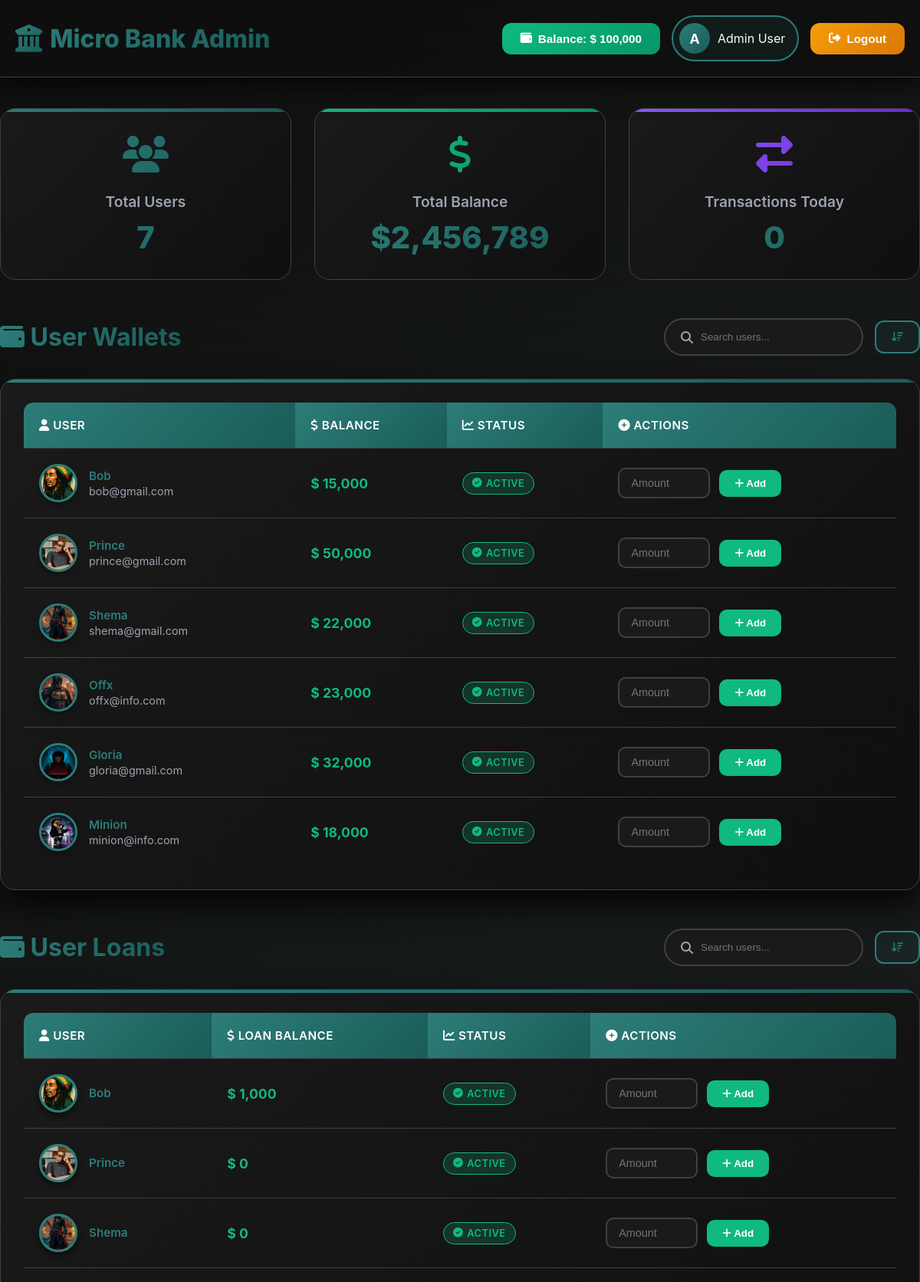
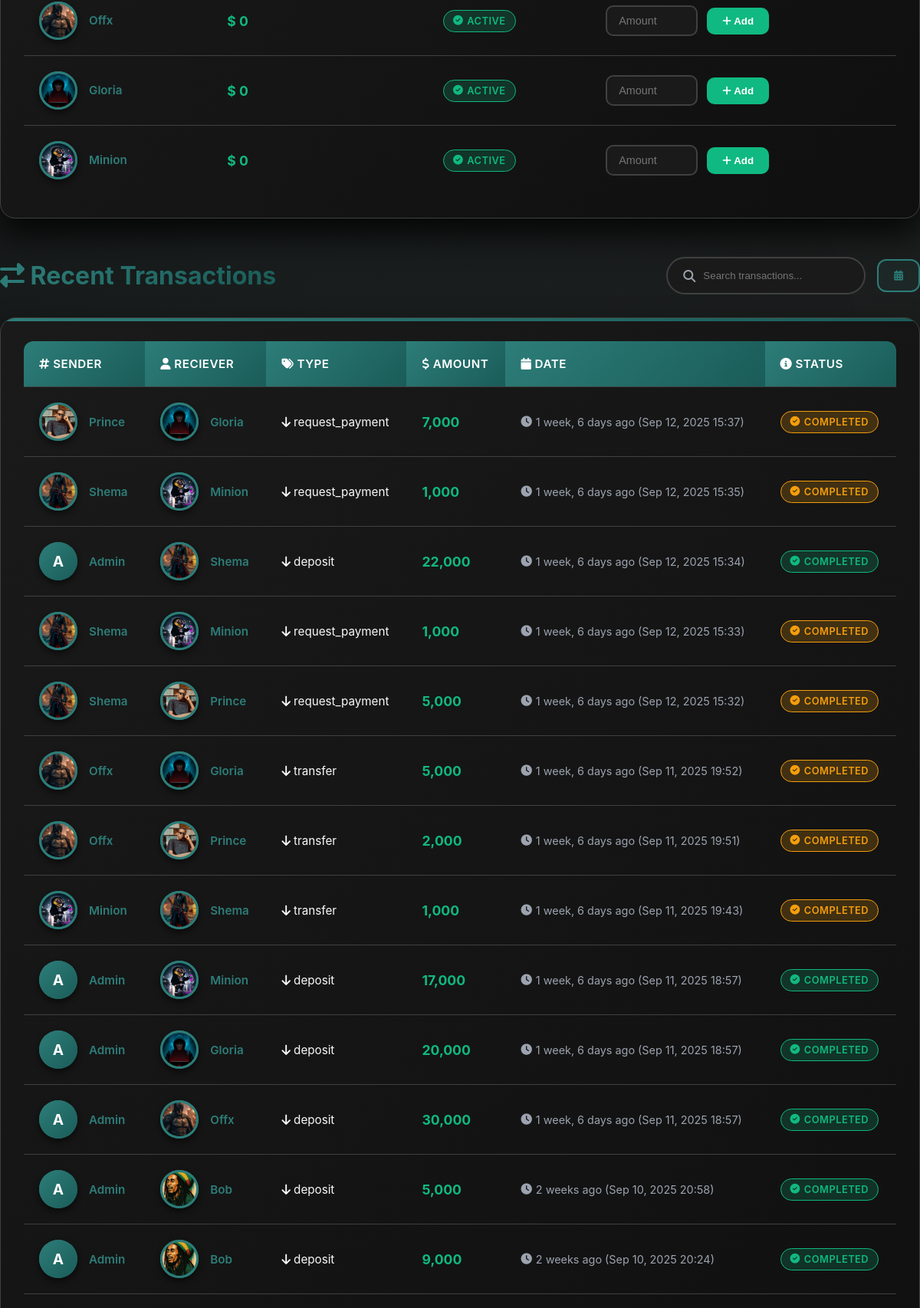
Page /admin-dashboard (signed in, upper part) on the committed database (2 pictures, top to bottom).
### bank/models.py (models this page shows, shortened)
class UserWallet(models.Model):
    user = models.OneToOneField(User, on_delete=models.CASCADE)
    balance = models.DecimalField(max_digits=15, decimal_places=2, default=0)
    loan_balance = models.DecimalField(max_digits=15, decimal_places=2, default=0)

class UserProfile(models.Model):
    user= models.OneToOneField(User, on_delete=models.CASCADE)
    phone= models.CharField(max_length=100)
    profile= models.ImageField(upload_to='images' ,blank=True, null=True)
    added_at= models.DateField(auto_now_add=True)

class Transactions(models.Model):
    PURPOSE_CHOICES = [
        ("deposit", "Deposit"),
        ("loan", "Loan"),
        ("transfer", "Transfer"),
        ("request_payment", "Request Payment"),
    ]
    sender = models.ForeignKey(User, on_delete=models.CASCADE, related_name="sent_transactions", null=True, blank=True)
    receiver = models.ForeignKey(User, on_delete=models.CASCADE, related_name="received_transactions")
    amount = models.DecimalField(max_digits=15, decimal_places=2)
    transaction_at = models.DateTimeField(auto_now_add=True)
    purpose = models.CharField(max_length=20, choices=PURPOSE_CHOICES, default="deposit")

### bank/views.py (the view)
# urls.py: path('admin-dashboard',views.admin_dashboards, name='admin'),
@login_required
def admin_dashboards(request):
    wallets = UserWallet.objects.all()
    transactions = Transactions.objects.all().order_by('-transaction_at')
    today = timezone.now().date()
    trans = Transactions.objects.filter(transaction_at__date=today).count()
    profiles = UserProfile.objects.all()
    users = User.objects.all().count()
    user_wallet= get_object_or_404(UserWallet, user=request.user)
    context = {
        'users': users,
        'user_wallet': user_wallet,
        'wallets': wallets,
        'trans': trans,
        'transactions': transactions,
        'profiles': profiles
    }
    return render(request, 'bank/admin.html', context)

### bank/templates/bank/admin.html (shortened to what this page needs)
<!DOCTYPE html>
<html lang="en">
<head>
    <link rel="stylesheet" href="https://cdnjs.cloudflare.com/ajax/libs/font-awesome/6.5.0/css/all.min.css">
</head>
<body>
    {% load humanize%}
<header class="header">
    <div class="container nav">
        <a href="#" class="logo">
            <i class="fas fa-university"></i>
            Micro Bank Admin
        </a>
        <div class="nav-links">
            <button class="btn btn-balance" onclick="openBalanceModal()">
                <i class="fas fa-wallet"></i>
                Balance: $ {{user_wallet.balance|floatformat:"-2"|intcomma }}
            </button>
            <a href="#" class="user-profile-btn" onclick="openUserModal()">
                <div class="user-avatar-placeholder">
                    A
                </div>
                <span>Admin User</span>
            </a>
            <a href="{% url 'login' %}">
            <button class="btn btn-logout" onclick="logout()">
                <i class="fas fa-sign-out-alt"></i>
                Logout
            </button>
            </a>
        </div>
    </div>
</header>
<div class="container main-content">
    {%load humanize %}
    <div class="stats-grid">
        <div class="stat-card" onclick="animateCard(this)">
            <div class="stat-icon">
                <i class="fas fa-users"></i>
            </div>
            <div class="stat-title">Total Users</div>
            <div class="stat-value" id="totalUsers">{{users}}</div>
        </div>
        <div class="stat-card" onclick="animateCard(this)">
            <div class="stat-icon">
                <i class="fas fa-dollar-sign"></i>
            </div>
            <div class="stat-title">Total Balance</div>
            <div class="stat-value" id="totalBalance">$2,456,789</div>
        </div>
        <div class="stat-card" onclick="animateCard(this)">
            <div class="stat-icon">
                <i class="fas fa-exchange-alt"></i>
            </div>
            <div class="stat-title">Transactions Today</div>
            <div class="stat-value" id="transactionsToday">{{trans}}</div>
        </div>
    </div>
    <div class="section-header">
        <div class="section-title">
            <h2><i class="fas fa-wallet"></i> User Wallets</h2>
        </div>
        <div class="section-controls">
            <div class="search-box">
                <i class="fas fa-search"></i>
                <input type="text" placeholder="Search users..." id="walletSearch" oninput="filterTable('wallets-table', this.value)">
            </div>
            <button class="filter-btn" onclick="sortTable('wallets-table', 2)">
                <i class="fas fa-sort-amount-down"></i>
            </button>
        </div>
    </div>
    <div class="table-container">
        <div class="table-wrapper">
            <table>
                <thead>
                    <tr>
                        <th onclick="sortTable('wallets-table', 0)"><i class="fas fa-user"></i> User</th>
                        <th onclick="sortTable('wallets-table', 2)"><i class="fas fa-dollar-sign"></i> Balance</th>
                        <th onclick="sortTable('wallets-table', 3)"><i class="fas fa-chart-line"></i> Status</th>
                        <th onclick="sortTable('wallets-table', 4)"><i class="fas fa-plus-circle"></i> Actions</th>
                    </tr>
                </thead>
                <tbody id="wallets-table">
                    {% for profile in profiles%}
                    <tr>
                        <td>
                            <div class="user-info">
                                {% if profile.profile %}
                                    <img src="{{profile.profile.url}}" alt="{{profile.user.username}}" class="profile-pic">
                                {% else %}
                                    <div class="profile-pic-placeholder">
                                        {{profile.user.username|slice:":1"|upper}}
                                    </div>
                                {% endif %}
                                <div class="user-details">
                                    <div class="username">{{profile.user.username}}</div>
                                    <div class="email">{{profile.user.email}}</div>
                                </div>
                            </div>
                        </td>
                        <td><div class="amount positive">$ {{profile.user.userwallet.balance|floatformat:"-2"|intcomma }}</div></td>
                        <td><span class="status-badge status-completed"><i class="fas fa-check-circle"></i> Active</span></td>
                        <td>
                            <form class="form-inline" method="POST" action="{% url 'add_balance' profile.user.userwallet.id%}">
                                <input type="number" name="amount" min="1" placeholder="Amount" required>
                                <button type="submit">
                                    <i class="fas fa-plus"></i> Add
                                </button>
                            </form>
                        </td>
                    </tr>
                    {%endfor%}
                </tbody>
            </table>
        </div>
    </div>
    <div class="section-header">
        <div class="section-title">
            <h2><i class="fas fa-wallet"></i> User Loans</h2>
        </div>
        <div class="section-controls">
            <div class="search-box">
                <i class="fas fa-search"></i>
                <input type="text" placeholder="Search users..." id="walletSearch" oninput="filterTable('wallets-table', this.value)">
            </div>
            <button class="filter-btn" onclick="sortTable('wallets-table', 2)">
                <i class="fas fa-sort-amount-down"></i>
            </button>
        </div>
    </div>
    <div class="table-container">
        <div class="table-wrapper">
            <table>
                <thead>
                    <tr>
                        <th onclick="sortTable('wallets-table', 0)"><i class="fas fa-user"></i> User</th>
                        <th onclick="sortTable('wallets-table', 2)"><i class="fas fa-dollar-sign"></i> Loan Balance</th>
                        <th onclick="sortTable('wallets-table', 3)"><i class="fas fa-chart-line"></i> Status</th>
                        <th onclick="sortTable('wallets-table', 4)"><i class="fas fa-plus-circle"></i> Actions</th>
                    </tr>
                </thead>
                <tbody id="wallets-table">
                    {% for profile in profiles %}
                    <tr>
                        <td>
                            <div class="user-info">
                                <div class="profile-pic-placeholder">
                                {% if profile.profile %}
                                    <img src="{{profile.profile.url}}" alt="{{profile.user.username}}" class="profile-pic">
                                {% else %}
                                    <div class="profile-pic-placeholder">
                                        {{profile.user.username|slice:":1"|upper}}
                                    </div>
                                {% endif %}
                                </div>
                                <div class="user-details">
                                    <div class="username">{{profile.user.username}}</div>
                                </div>
                            </div>
                        </td>
                        <td><div class="amount positive">$ {{profile.user.userwallet.loan_balance|floatformat:"-2"|intcomma}}</div></td>
                        <td><span class="status-badge status-completed"><i class="fas fa-check-circle"></i> Active</span></td>
                        <td>
                            <form class="form-inline" method="POST" action="{% url 'add_loan' profile.user.userwallet.id %}">
                                <input type="number" name="amounting" min="1" placeholder="Amount" required>
                                <button type="submit">
                                    <i class="fas fa-plus"></i> Add
                                </button>
                            </form>
                        </td>
                    </tr>
                    {% endfor %}
                </tbody>
            </table>
        </div>
    </div>
    <div class="section-header">
        <div class="section-title">
            <h2><i class="fas fa-exchange-alt"></i> Recent Transactions</h2>
        </div>
        <div class="section-controls">
            <div class="search-box">
                <i class="fas fa-search"></i>
                <input type="text" placeholder="Search transactions..." id="transactionSearch" oninput="filterTable('transactions-table', this.value)">
            </div>
            <button class="filter-btn" onclick="sortTable('transactions-table', 4)">
                <i class="fas fa-calendar-alt"></i>
            </button>
        </div>
    </div>
    <div class="table-container">
        <div class="table-wrapper">
            <table>
                <thead>
                    <tr>
                        <th onclick="sortTable('transactions-table', 0)"><i class="fas fa-hashtag"></i> Sender</th>
                        <th onclick="sortTable('transactions-table', 1)"><i class="fas fa-user"></i> Reciever</th>
                        <th onclick="sortTable('transactions-table', 2)"><i class="fas fa-tags"></i> Type</th>
                        <th onclick="sortTable('transactions-table', 3)"><i class="fas fa-dollar-sign"></i> Amount</th>
                        <th onclick="sortTable('transactions-table', 4)"><i class="fas fa-calendar"></i> Date</th>
                        <th onclick="sortTable('transactions-table', 5)"><i class="fas fa-info-circle"></i> Status</th>
                    </tr>
                </thead>
                <tbody id="transactions-table">
                    {% for transaction in transactions %}
                    <tr>
                        <td>
                            <div class="user-info">
                                <div class="profile-pic-placeholder">
                                    {% if transaction.sender and transaction.sender.userprofile.profile %}
                                        <img src="{{ transaction.sender.userprofile.profile.url }}" alt="{{ transaction.sender.username }}" class="profile-pic">
                                    {% else %}
                                        <div class="profile-pic-placeholder">
                                            A
                                        </div>
                                    {% endif %}
                                </div>
                                <div class="user-details">
                                     {% if transaction.sender and transaction.sender.username %}
                                    <div class="username">{{transaction.sender.username}}</div>
                                    {%else%}
                                    <div class="username">Admin</div>
                                    {%endif%}
                                </div>
                            </div>
                        </td>
                        <td>
                            <div class="user-info">
                                <div class="profile-pic-placeholder">
                                {% if transaction.receiver.userprofile.profile %}
                                    <img src="{{transaction.receiver.userprofile.profile.url}}" alt="{{transaction.receiver.username}}" class="profile-pic">
                                {% else %}
                                    <div class="profile-pic-placeholder">
                                        {{transaction.receiver.username|slice:":1"|upper|slice:":1"|upper}}
                                    </div>
                                {% endif %}
                                </div>
                                <div class="user-details">
                                    <div class="username">{{transaction.receiver.username}}</div>
                                </div>
                            </div>
                        </td>
                        <td><i class="fas fa-arrow-down text-success"></i> {{transaction.purpose}}</td>
                        <td><div class="amount positive">{{transaction.amount|floatformat:"-2"|intcomma}}</div></td>
                        <td><div class="date"><i class="fas fa-clock"></i> {{transaction.transaction_at|timesince}} ago ({{ transaction.transaction_at|date:"M d, Y H:i" }})</div></td>
                        {% if transaction.purpose == "deposit" %}
                        <td><span class="status-badge status-completed"><i class="fas fa-check-circle"></i> Completed</span></td>
                        {%else%}
                        <td><span class="status-badge status-pending"><i class="fas fa-check-circle"></i> Completed</span></td>
                        {%endif%}
                    </tr>
                    {% endfor %}
                </tbody>
            </table>
        </div>
    </div>
</div>
</body>
</html>

### rows in the picture
UserWallet: balance "100,000"
UserProfile: profile (picture), user.username "Bob", user.email "bob@gmail.com", user.userwallet.balance "15,000", user.userwallet.loan_balance "1,000"
UserProfile: profile (picture), user.username "Prince", user.email "prince@gmail.com", user.userwallet.balance "50,000", user.userwallet.loan_balance "0"
UserProfile: profile (picture), user.username "Shema", user.email "shema@gmail.com", user.userwallet.balance "22,000", user.userwallet.loan_balance "0"
UserProfile: profile (picture), user.username "Offx", user.email "offx@info.com", user.userwallet.balance "23,000", user.userwallet.loan_balance "0"
UserProfile: profile (picture), user.username "Gloria", user.email "gloria@gmail.com", user.userwallet.balance "32,000", user.userwallet.loan_balance "0"
UserProfile: profile (picture), user.username "Minion", user.email "minion@info.com", user.userwallet.balance "18,000", user.userwallet.loan_balance "0"
Transactions: sender.userprofile.profile (picture), receiver.userprofile.profile (picture), shows "COMPLETED"
Transactions: sender.userprofile.profile (picture), receiver.userprofile.profile (picture), shows "COMPLETED"
Transactions: shows "A", shows "Admin", receiver.userprofile.profile (picture), shows "COMPLETED"
Transactions: sender.userprofile.profile (picture), receiver.userprofile.profile (picture), shows "COMPLETED"
Transactions: sender.userprofile.profile (picture), receiver.userprofile.profile (picture), shows "COMPLETED"
Transactions: sender.userprofile.profile (picture), receiver.userprofile.profile (picture), shows "COMPLETED"
Transactions: sender.userprofile.profile (picture), receiver.userprofile.profile (picture), shows "COMPLETED"
Transactions: sender.userprofile.profile (picture), receiver.userprofile.profile (picture), shows "COMPLETED"
Transactions: shows "A", shows "Admin", receiver.userprofile.profile (picture), shows "COMPLETED"
Transactions: shows "A", shows "Admin", receiver.userprofile.profile (picture), shows "COMPLETED"
Transactions: shows "A", shows "Admin", receiver.userprofile.profile (picture), shows "COMPLETED"
Transactions: shows "A", shows "Admin", receiver.userprofile.profile (picture), shows "COMPLETED"
Transactions: shows "A", shows "Admin", receiver.userprofile.profile (picture), shows "COMPLETED"

### other values in the picture
{{ users }} "7"
{{ trans }} "0"
